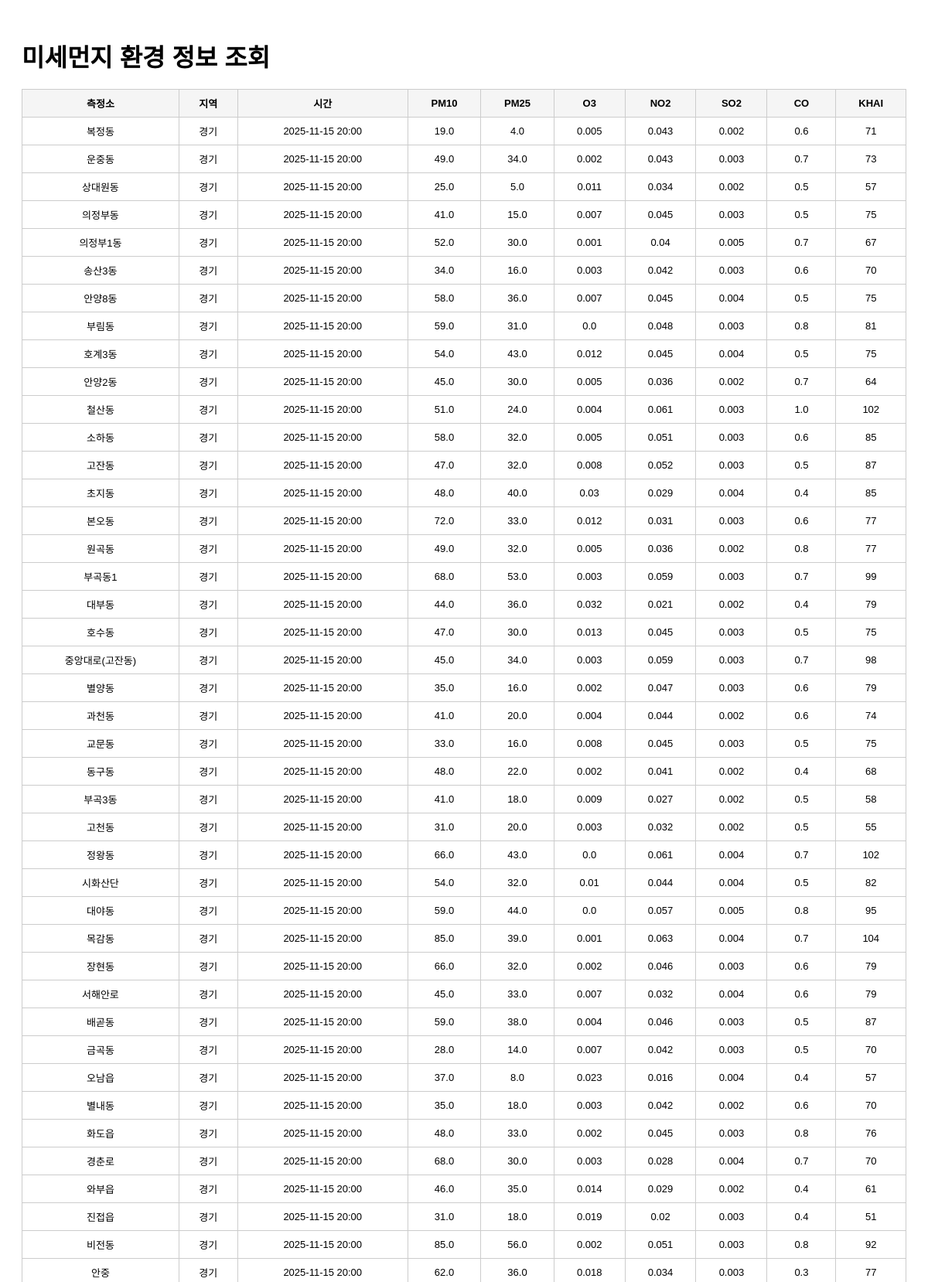
The app's page /list?page=2 (upper part) with its own data.
### tables this page shows
CREATE TABLE air_quality (
    id        INTEGER PRIMARY KEY AUTOINCREMENT,
    station   TEXT,
    sido      TEXT,
    dataTime  TEXT,
    pm10      REAL,
    pm25      REAL,
    o3        REAL,
    no2       REAL,
    so2       REAL,
    co        REAL,
    khai      INTEGER
);

### app.py (the view)
@app.route("/list")
def list_data():
    page = int(request.args.get("page", 1))
    per_page = 100  # 페이지당 100개
    offset = (page - 1) * per_page
    conn = sqlite3.connect(DB_PATH)
    cur = conn.cursor()
    cur.execute("""
        SELECT station, sido, dataTime, pm10, pm25, o3, no2, so2, co, khai
        FROM air_quality
        ORDER BY dataTime DESC
        LIMIT ? OFFSET ?
    """, (per_page + 1, offset))
    rows = cur.fetchall()
    conn.close()
    has_next = len(rows) > per_page
    rows = rows[:per_page]
    return render_template(
        "list.html",
        rows=rows,
        page=page,
        has_next=has_next
    )

### templates/list.html (shortened to what this page needs)
<!DOCTYPE html>
<html lang="ko">
<head>
</head>
<body>
    <h1>미세먼지 환경 정보 조회</h1>
    <table>
        <tr>
            <th>측정소</th>
            <th>지역</th>
            <th>시간</th>
            <th>PM10</th>
            <th>PM25</th>
            <th>O3</th>
            <th>NO2</th>
            <th>SO2</th>
            <th>CO</th>
            <th>KHAI</th>
        </tr>
        {% for row in rows %}
        <tr>
            <td>{{ row[0] }}</td>
            <td>{{ row[1] }}</td>
            <td>{{ row[2] }}</td>
            <td>{{ row[3] }}</td>
            <td>{{ row[4] }}</td>
            <td>{{ row[5] }}</td>
            <td>{{ row[6] }}</td>
            <td>{{ row[7] }}</td>
            <td>{{ row[8] }}</td>
            <td>{{ row[9] }}</td>
        </tr>
        {% endfor %}
    </table>
</body>
</html>

### templates/list.html (style rules this page uses)
body { font-family: Arial, sans-serif; padding: 20px; }
h1 { margin-bottom: 20px; }
table { width: 100%; border-collapse: collapse; margin-bottom: 20px; }
th, td { border: 1px solid #ccc; padding: 8px; text-align: center; font-size: 13px; }
th { background: #f5f5f5; }

### records on screen
air_quality: station "복정동", sido "경기", dataTime "2025-11-15 20:00", pm10 "19.0", pm25 "4.0", o3 "0.005", no2 "0.043", so2 "0.002", co "0.6", khai "71"
air_quality: station "운중동", sido "경기", dataTime "2025-11-15 20:00", pm10 "49.0", pm25 "34.0", o3 "0.002", no2 "0.043", so2 "0.003", co "0.7", khai "73"
air_quality: station "상대원동", sido "경기", dataTime "2025-11-15 20:00", pm10 "25.0", pm25 "5.0", o3 "0.011", no2 "0.034", so2 "0.002", co "0.5", khai "57"
air_quality: station "의정부동", sido "경기", dataTime "2025-11-15 20:00", pm10 "41.0", pm25 "15.0", o3 "0.007", no2 "0.045", so2 "0.003", co "0.5", khai "75"
air_quality: station "의정부1동", sido "경기", dataTime "2025-11-15 20:00", pm10 "52.0", pm25 "30.0", o3 "0.001", no2 "0.04", so2 "0.005", co "0.7", khai "67"
air_quality: station "송산3동", sido "경기", dataTime "2025-11-15 20:00", pm10 "34.0", pm25 "16.0", o3 "0.003", no2 "0.042", so2 "0.003", co "0.6", khai "70"
air_quality: station "안양8동", sido "경기", dataTime "2025-11-15 20:00", pm10 "58.0", pm25 "36.0", o3 "0.007", no2 "0.045", so2 "0.004", co "0.5", khai "75"
air_quality: station "부림동", sido "경기", dataTime "2025-11-15 20:00", pm10 "59.0", pm25 "31.0", o3 "0.0", no2 "0.048", so2 "0.003", co "0.8", khai "81"
air_quality: station "호계3동", sido "경기", dataTime "2025-11-15 20:00", pm10 "54.0", pm25 "43.0", o3 "0.012", no2 "0.045", so2 "0.004", co "0.5", khai "75"
air_quality: station "안양2동", sido "경기", dataTime "2025-11-15 20:00", pm10 "45.0", pm25 "30.0", o3 "0.005", no2 "0.036", so2 "0.002", co "0.7", khai "64"
air_quality: station "철산동", sido "경기", dataTime "2025-11-15 20:00", pm10 "51.0", pm25 "24.0", o3 "0.004", no2 "0.061", so2 "0.003", co "1.0", khai "102"
air_quality: station "소하동", sido "경기", dataTime "2025-11-15 20:00", pm10 "58.0", pm25 "32.0", o3 "0.005", no2 "0.051", so2 "0.003", co "0.6", khai "85"
air_quality: station "고잔동", sido "경기", dataTime "2025-11-15 20:00", pm10 "47.0", pm25 "32.0", o3 "0.008", no2 "0.052", so2 "0.003", co "0.5", khai "87"
air_quality: station "초지동", sido "경기", dataTime "2025-11-15 20:00", pm10 "48.0", pm25 "40.0", o3 "0.03", no2 "0.029", so2 "0.004", co "0.4", khai "85"
air_quality: station "본오동", sido "경기", dataTime "2025-11-15 20:00", pm10 "72.0", pm25 "33.0", o3 "0.012", no2 "0.031", so2 "0.003", co "0.6", khai "77"
air_quality: station "원곡동", sido "경기", dataTime "2025-11-15 20:00", pm10 "49.0", pm25 "32.0", o3 "0.005", no2 "0.036", so2 "0.002", co "0.8", khai "77"
air_quality: station "부곡동1", sido "경기", dataTime "2025-11-15 20:00", pm10 "68.0", pm25 "53.0", o3 "0.003", no2 "0.059", so2 "0.003", co "0.7", khai "99"
air_quality: station "대부동", sido "경기", dataTime "2025-11-15 20:00", pm10 "44.0", pm25 "36.0", o3 "0.032", no2 "0.021", so2 "0.002", co "0.4", khai "79"
air_quality: station "호수동", sido "경기", dataTime "2025-11-15 20:00", pm10 "47.0", pm25 "30.0", o3 "0.013", no2 "0.045", so2 "0.003", co "0.5", khai "75"
air_quality: station "중앙대로(고잔동)", sido "경기", dataTime "2025-11-15 20:00", pm10 "45.0", pm25 "34.0", o3 "0.003", no2 "0.059", so2 "0.003", co "0.7", khai "98"
air_quality: station "별양동", sido "경기", dataTime "2025-11-15 20:00", pm10 "35.0", pm25 "16.0", o3 "0.002", no2 "0.047", so2 "0.003", co "0.6", khai "79"
air_quality: station "과천동", sido "경기", dataTime "2025-11-15 20:00", pm10 "41.0", pm25 "20.0", o3 "0.004", no2 "0.044", so2 "0.002", co "0.6", khai "74"
air_quality: station "교문동", sido "경기", dataTime "2025-11-15 20:00", pm10 "33.0", pm25 "16.0", o3 "0.008", no2 "0.045", so2 "0.003", co "0.5", khai "75"
air_quality: station "동구동", sido "경기", dataTime "2025-11-15 20:00", pm10 "48.0", pm25 "22.0", o3 "0.002", no2 "0.041", so2 "0.002", co "0.4", khai "68"
air_quality: station "부곡3동", sido "경기", dataTime "2025-11-15 20:00", pm10 "41.0", pm25 "18.0", o3 "0.009", no2 "0.027", so2 "0.002", co "0.5", khai "58"
air_quality: station "고천동", sido "경기", dataTime "2025-11-15 20:00", pm10 "31.0", pm25 "20.0", o3 "0.003", no2 "0.032", so2 "0.002", co "0.5", khai "55"
air_quality: station "정왕동", sido "경기", dataTime "2025-11-15 20:00", pm10 "66.0", pm25 "43.0", o3 "0.0", no2 "0.061", so2 "0.004", co "0.7", khai "102"
air_quality: station "시화산단", sido "경기", dataTime "2025-11-15 20:00", pm10 "54.0", pm25 "32.0", o3 "0.01", no2 "0.044", so2 "0.004", co "0.5", khai "82"
air_quality: station "대야동", sido "경기", dataTime "2025-11-15 20:00", pm10 "59.0", pm25 "44.0", o3 "0.0", no2 "0.057", so2 "0.005", co "0.8", khai "95"
air_quality: station "목감동", sido "경기", dataTime "2025-11-15 20:00", pm10 "85.0", pm25 "39.0", o3 "0.001", no2 "0.063", so2 "0.004", co "0.7", khai "104"
air_quality: station "장현동", sido "경기", dataTime "2025-11-15 20:00", pm10 "66.0", pm25 "32.0", o3 "0.002", no2 "0.046", so2 "0.003", co "0.6", khai "79"
air_quality: station "서해안로", sido "경기", dataTime "2025-11-15 20:00", pm10 "45.0", pm25 "33.0", o3 "0.007", no2 "0.032", so2 "0.004", co "0.6", khai "79"
air_quality: station "배곧동", sido "경기", dataTime "2025-11-15 20:00", pm10 "59.0", pm25 "38.0", o3 "0.004", no2 "0.046", so2 "0.003", co "0.5", khai "87"
air_quality: station "금곡동", sido "경기", dataTime "2025-11-15 20:00", pm10 "28.0", pm25 "14.0", o3 "0.007", no2 "0.042", so2 "0.003", co "0.5", khai "70"
air_quality: station "오남읍", sido "경기", dataTime "2025-11-15 20:00", pm10 "37.0", pm25 "8.0", o3 "0.023", no2 "0.016", so2 "0.004", co "0.4", khai "57"
air_quality: station "별내동", sido "경기", dataTime "2025-11-15 20:00", pm10 "35.0", pm25 "18.0", o3 "0.003", no2 "0.042", so2 "0.002", co "0.6", khai "70"
air_quality: station "화도읍", sido "경기", dataTime "2025-11-15 20:00", pm10 "48.0", pm25 "33.0", o3 "0.002", no2 "0.045", so2 "0.003", co "0.8", khai "76"
air_quality: station "경춘로", sido "경기", dataTime "2025-11-15 20:00", pm10 "68.0", pm25 "30.0", o3 "0.003", no2 "0.028", so2 "0.004", co "0.7", khai "70"
air_quality: station "와부읍", sido "경기", dataTime "2025-11-15 20:00", pm10 "46.0", pm25 "35.0", o3 "0.014", no2 "0.029", so2 "0.002", co "0.4", khai "61"
air_quality: station "진접읍", sido "경기", dataTime "2025-11-15 20:00", pm10 "31.0", pm25 "18.0", o3 "0.019", no2 "0.02", so2 "0.003", co "0.4", khai "51"
air_quality: station "비전동", sido "경기", dataTime "2025-11-15 20:00", pm10 "85.0", pm25 "56.0", o3 "0.002", no2 "0.051", so2 "0.003", co "0.8", khai "92"
air_quality: station "안중", sido "경기", dataTime "2025-11-15 20:00", pm10 "62.0", pm25 "36.0", o3 "0.018", no2 "0.034", so2 "0.003", co "0.3", khai "77"
